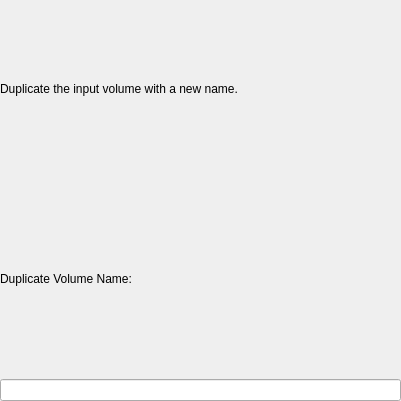
<?xml version="1.0" encoding="UTF-8"?>
<ui version="4.0">
 <class>DuplicatePlugin</class>
 <widget class="qSlicerWidget" name="DuplicatePlugin">
  <property name="windowModality">
   <enum>Qt::ApplicationModal</enum>
  </property>
  <property name="geometry">
   <rect>
    <x>0</x>
    <y>0</y>
    <width>401</width>
    <height>401</height>
   </rect>
  </property>
  <property name="windowTitle">
   <string>Duplicate</string>
  </property>
  <layout class="QVBoxLayout" name="PluginVerticalLayout">
   <property name="spacing">
    <number>12</number>
   </property>
   <item>
    <widget class="QLabel" name="PluginDescriptionLabel">
     <property name="text">
      <string>Duplicate the input volume with a new name.</string>
     </property>
    </widget>
   </item>
   <item>
    <widget class="QLabel" name="NewVolumeNameLabel">
     <property name="text">
      <string>Duplicate Volume Name:</string>
     </property>
    </widget>
   </item>
   <item>
    <widget class="QLineEdit" name="NewVolumeNameLineEdit"/>
   </item>
  </layout>
 </widget>
 <layoutdefault spacing="0" margin="0"/>
 <customwidgets>
  <customwidget>
   <class>qSlicerWidget</class>
   <extends>QWidget</extends>
   <header>qSlicerWidget.h</header>
   <container>1</container>
  </customwidget>
 </customwidgets>
 <resources/>
 <connections/>
</ui>
